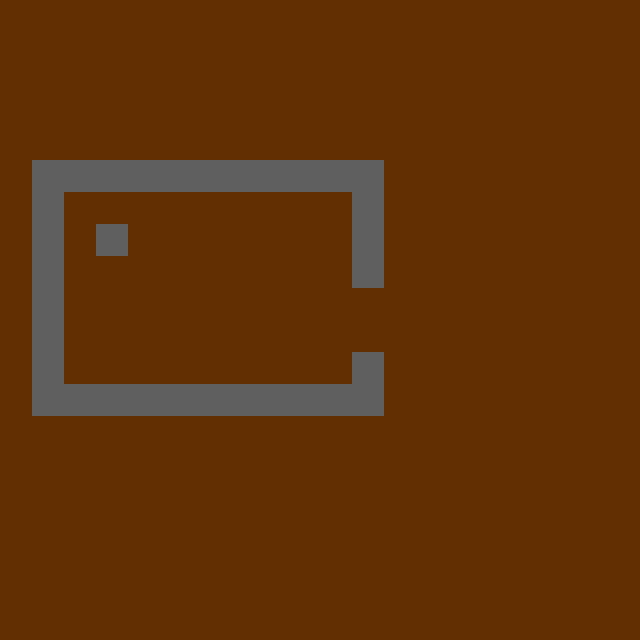

The image is a tile-based game level rendered from a .tmx file. Its description and source (layers, tilesets, objects; grid data summarised) follow:
An orthogonal 20x20 tile map with 32x32 px tiles, 1 tile layer (Tile Layer 1).

<map version="1.0" orientation="orthogonal" width="20" height="20" tilewidth="32" tileheight="32">
 <tileset firstgid="1" name="world_tilesheet" tilewidth="32" tileheight="32">
  <image source="Maps/world_tilesheet.png" width="128" height="128" />
 </tileset>
 <layer name="Tile Layer 1" width="20" height="20">
  <data>[400 cells, 400 non-empty, 2 distinct tile ids]</data>
 </layer>
</map>
